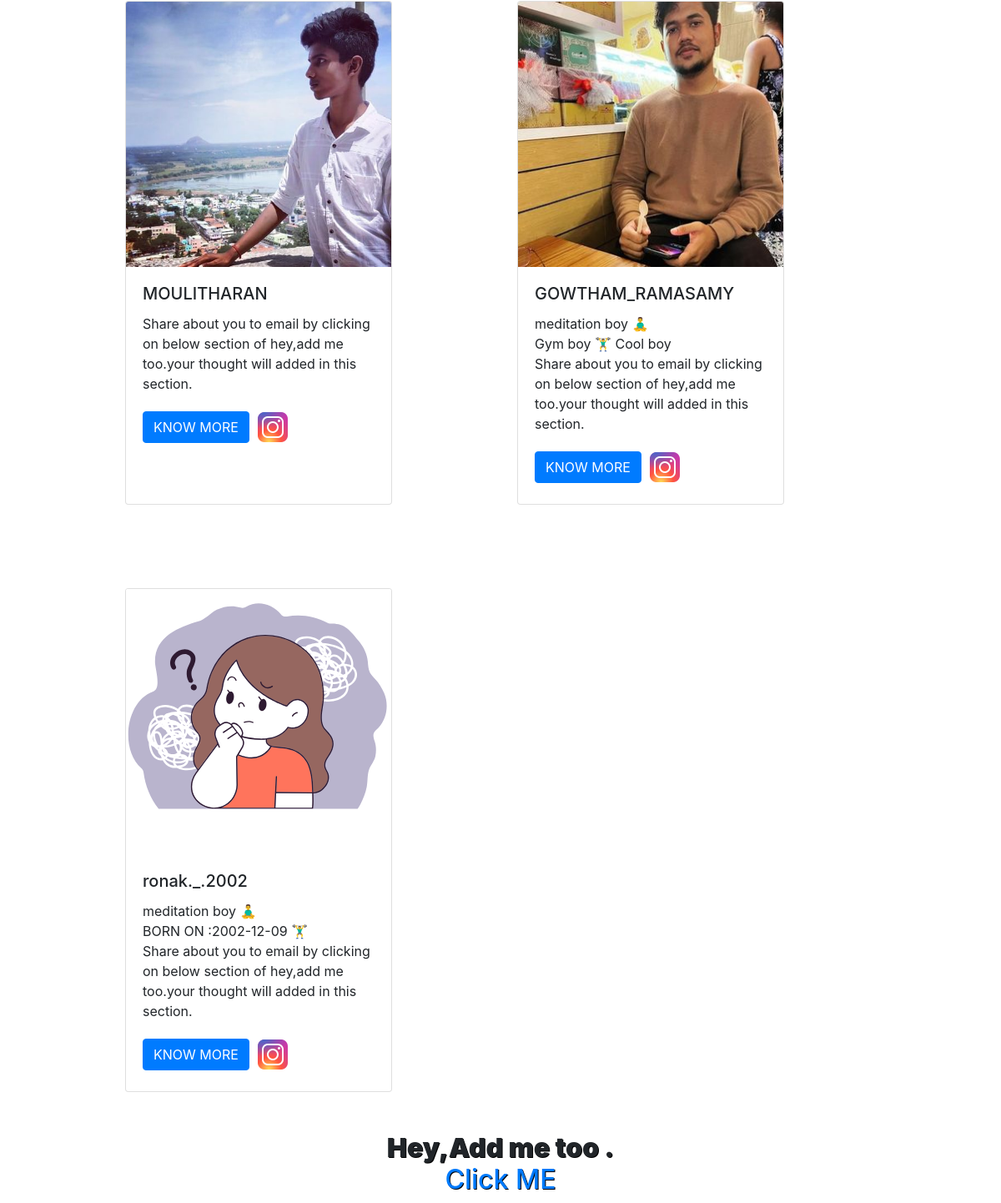
The app's page /gotoclass (lower part), older data.
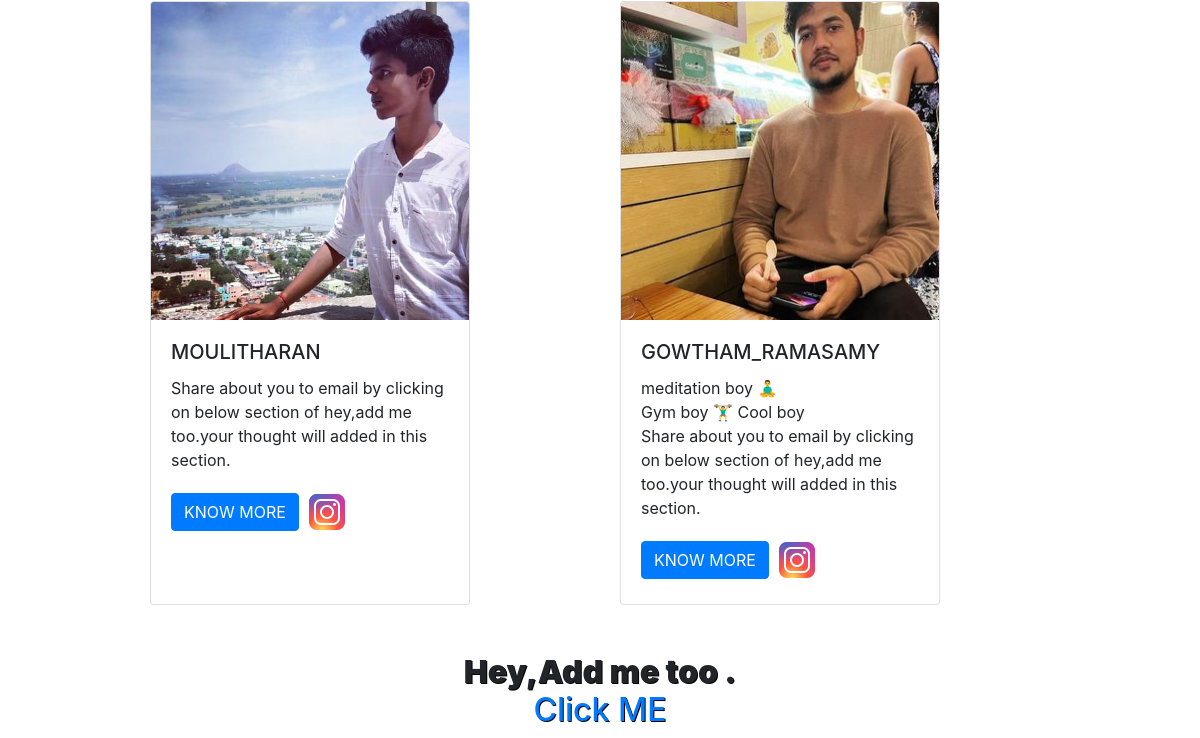
The same page, newer data.
### app.py (models this page shows)
class user(db.Model):
	sno=db.Column(db.Integer,primary_key=True)
	pswd=db.Column(db.String(199),nullable=False)
	name=db.Column(db.String(150),unique=True,nullable=False)
	birthday=db.Column(db.String(100),nullable=False)
	time_joined=db.Column(db.DateTime,default=datetime.utcnow)

### app.py (the view)
@app.route('/gotoclass')
def go_class():
	userdata=user.query.all()
	return render_template('goto_class.html',userdata=userdata)

### templates/goto_class.html (shortened to what this page needs)
<!DOCTYPE html>
<html lang="en">
<head>
    <link rel="stylesheet" href="https://cdn.jsdelivr.net/npm/bootstrap@4.0.0/dist/css/bootstrap.min.css">
</head>
<body>
    <div class="card_container" >
      <div class="card" style="width: 20rem; margin-left: 50px;">
        <img class="card-img-top" src="{{url_for('static',filename='assets/img/mouli.jpg')}}" alt="Card image cap">
        <div class="card-body">
          <h5 class="card-title">MOULITHARAN</h5>
          <p class="card-text">Share about you to email by clicking on below section of hey,add me too.your thought will added in this section.</p>
          <a  href="https://www.instagram.com/mt_mouli_003/" class="btn btn-primary">KNOW MORE</a>
          <a href="https://www.instagram.com/mt_mouli_003/">
            <img src=" {{ url_for('static', filename='assets/img/insta.png') }} " alt="">
          </a>
        </div>
      </div>
      <div class="card" style="width: 20rem; margin-left: 50px;">
        <img class="card-img-top" src="{{url_for('static',filename='assets/img/gowtham.jpg')}}" alt="Card image cap">
        <div class="card-body">
          <h5 class="card-title">GOWTHAM_RAMASAMY</h5>
          <p class="card-text">meditation boy &#x1F9D8;&#x200D;&#x2642;&#xFE0F;<br>Gym boy &#x1F3CB;&#xFE0F;&#x200D;&#x2642;&#xFE0F; Cool boy <br>
            Share about you to email by clicking on below section of hey,add me too.your thought will added in this section.</p>
          <a  href="https://www.instagram.com/gowtham__ramasamy_/" class="btn btn-primary">KNOW MORE</a>
          <a href="https://www.instagram.com/gowtham__ramasamy_/">
            <img src=" {{ url_for('static', filename='assets/img/insta.png') }} " alt="">
          </a>
        </div>
      </div>
      {% for i in userdata %}
      {% if i.name!='ronu' %}
      <div class="card" style="width: 20rem; margin-left: 50px;">
        <img class="card-img-top" src="{{url_for('static',filename='assets/img/unknownuser.svg')}}" alt="Card image cap">
        <div class="card-body">
          <h5 class="card-title">{{i.name}}</h5>
          <p class="card-text">meditation boy &#x1F9D8;&#x200D;&#x2642;&#xFE0F;<br>BORN ON :{{i.birthday}} &#x1F3CB;&#xFE0F;&#x200D;&#x2642;&#xFE0F;  <br>
            Share about you to email by clicking on below section of hey,add me too.your thought will added in this section.</p>
          <a  href="https://www.instagram.com/{{i.name}}/" class="btn btn-primary">KNOW MORE</a>
          <a href="https://www.instagram.com/{{i.name}}/">
            <img src=" {{ url_for('static', filename='assets/img/insta.png') }} " alt="">
          </a>
        </div>
      </div>
      {% endif %}
      {% endfor %}
    </div>
<br>
<br>
<br>
      <h2 style="text-decoration: none;font-weight: 900;text-align: center;text-shadow: 1px 1px black;">Hey,Add me too .<a style="text-decoration: none;" href="/email-contact"><h2>Click ME</h2></a></h2>
</body>
</html>

Row changes from the older to the newer data that the page shows:
removed user: name "ronak._.2002", birthday "2002-12-09"
